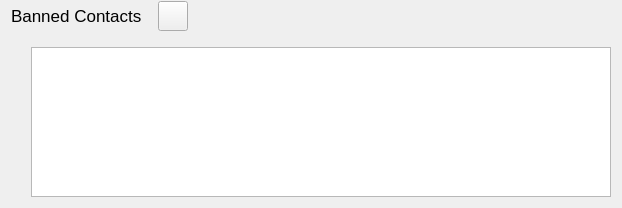
                         <widget class="QWidget" name="bannedContactsLayoutWidget" native="true">
                          <layout class="QVBoxLayout" name="verticalLayout_20">
                           <property name="topMargin">
                            <number>1</number>
                           </property>
                           <item>
                            <layout class="QHBoxLayout" name="horizontalLayout_2">
                             <property name="topMargin">
                              <number>0</number>
                             </property>
                             <item>
                              <widget class="QLabel" name="label_7">
                               <property name="sizePolicy">
                                <sizepolicy hsizetype="Minimum" vsizetype="Preferred">
                                 <horstretch>0</horstretch>
                                 <verstretch>0</verstretch>
                                </sizepolicy>
                               </property>
                               <property name="minimumSize">
                                <size>
                                 <width>0</width>
                                 <height>0</height>
                                </size>
                               </property>
                               <property name="font">
                                <font>
                                 <pointsize>13</pointsize>
                                </font>
                               </property>
                               <property name="text">
                                <string>Banned Contacts</string>
                               </property>
                              </widget>
                             </item>
                             <item>
                              <spacer name="horizontalSpacer_7">
                               <property name="orientation">
                                <enum>Qt::Horizontal</enum>
                               </property>
                               <property name="sizeType">
                                <enum>QSizePolicy::Fixed</enum>
                               </property>
                               <property name="sizeHint" stdset="0">
                                <size>
                                 <width>10</width>
                                 <height>20</height>
                                </size>
                               </property>
                              </spacer>
                             </item>
                             <item>
                              <widget class="QPushButton" name="bannedContactsBtn">
                               <property name="sizePolicy">
                                <sizepolicy hsizetype="Fixed" vsizetype="Fixed">
                                 <horstretch>0</horstretch>
                                 <verstretch>0</verstretch>
                                </sizepolicy>
                               </property>
                               <property name="minimumSize">
                                <size>
                                 <width>0</width>
                                 <height>30</height>
                                </size>
                               </property>
                               <property name="maximumSize">
                                <size>
                                 <width>30</width>
                                 <height>30</height>
                                </size>
                               </property>
                               <property name="font">
                                <font>
                                 <pointsize>9</pointsize>
                                </font>
                               </property>
                               <property name="layoutDirection">
                                <enum>Qt::LeftToRight</enum>
                               </property>
                               <property name="text">
                                <string/>
                               </property>
                               <property name="icon">
                                <iconset resource="../../resources/ressources.qrc">
                                 <normaloff>:/images/icons/round-arrow_drop_down-24px.svg</normaloff>:/images/icons/round-arrow_drop_down-24px.svg</iconset>
                               </property>
                               <property name="iconSize">
                                <size>
                                 <width>32</width>
                                 <height>32</height>
                                </size>
                               </property>
                              </widget>
                             </item>
                             <item>
                              <spacer name="horizontalSpacer_47">
                               <property name="orientation">
                                <enum>Qt::Horizontal</enum>
                               </property>
                               <property name="sizeType">
                                <enum>QSizePolicy::MinimumExpanding</enum>
                               </property>
                               <property name="sizeHint" stdset="0">
                                <size>
                                 <width>40</width>
                                 <height>10</height>
                                </size>
                               </property>
                              </spacer>
                             </item>
                            </layout>
                           </item>
                           <item>
                            <widget class="QWidget" name="bannedContactsListWidget" native="true">
                             <property name="enabled">
                              <bool>true</bool>
                             </property>
                             <layout class="QVBoxLayout" name="verticalLayout_21">
                              <property name="leftMargin">
                               <number>20</number>
                              </property>
                              <property name="topMargin">
                               <number>0</number>
                              </property>
                              <property name="rightMargin">
                               <number>0</number>
                              </property>
                              <property name="bottomMargin">
                               <number>0</number>
                              </property>
                              <item>
                               <spacer name="verticalSpacer_15">
                                <property name="orientation">
                                 <enum>Qt::Vertical</enum>
                                </property>
                                <property name="sizeType">
                                 <enum>QSizePolicy::Fixed</enum>
                                </property>
                                <property name="sizeHint" stdset="0">
                                 <size>
                                  <width>20</width>
                                  <height>10</height>
                                 </size>
                                </property>
                               </spacer>
                              </item>
                              <item>
                               <widget class="QListWidget" name="bannedListWidget">
                                <property name="sizePolicy">
                                 <sizepolicy hsizetype="Expanding" vsizetype="MinimumExpanding">
                                  <horstretch>0</horstretch>
                                  <verstretch>0</verstretch>
                                 </sizepolicy>
                                </property>
                                <property name="minimumSize">
                                 <size>
                                  <width>580</width>
                                  <height>150</height>
                                 </size>
                                </property>
                                <property name="maximumSize">
                                 <size>
                                  <width>16777215</width>
                                  <height>150</height>
                                 </size>
                                </property>
                                <property name="font">
                                 <font>
                                  <pointsize>10</pointsize>
                                 </font>
                                </property>
                                <property name="focusPolicy">
                                 <enum>Qt::TabFocus</enum>
                                </property>
                                <property name="verticalScrollMode">
                                 <enum>QAbstractItemView::ScrollPerPixel</enum>
                                </property>
                               </widget>
                              </item>
                             </layout>
                            </widget>
                           </item>
                          </layout>
                         </widget>
